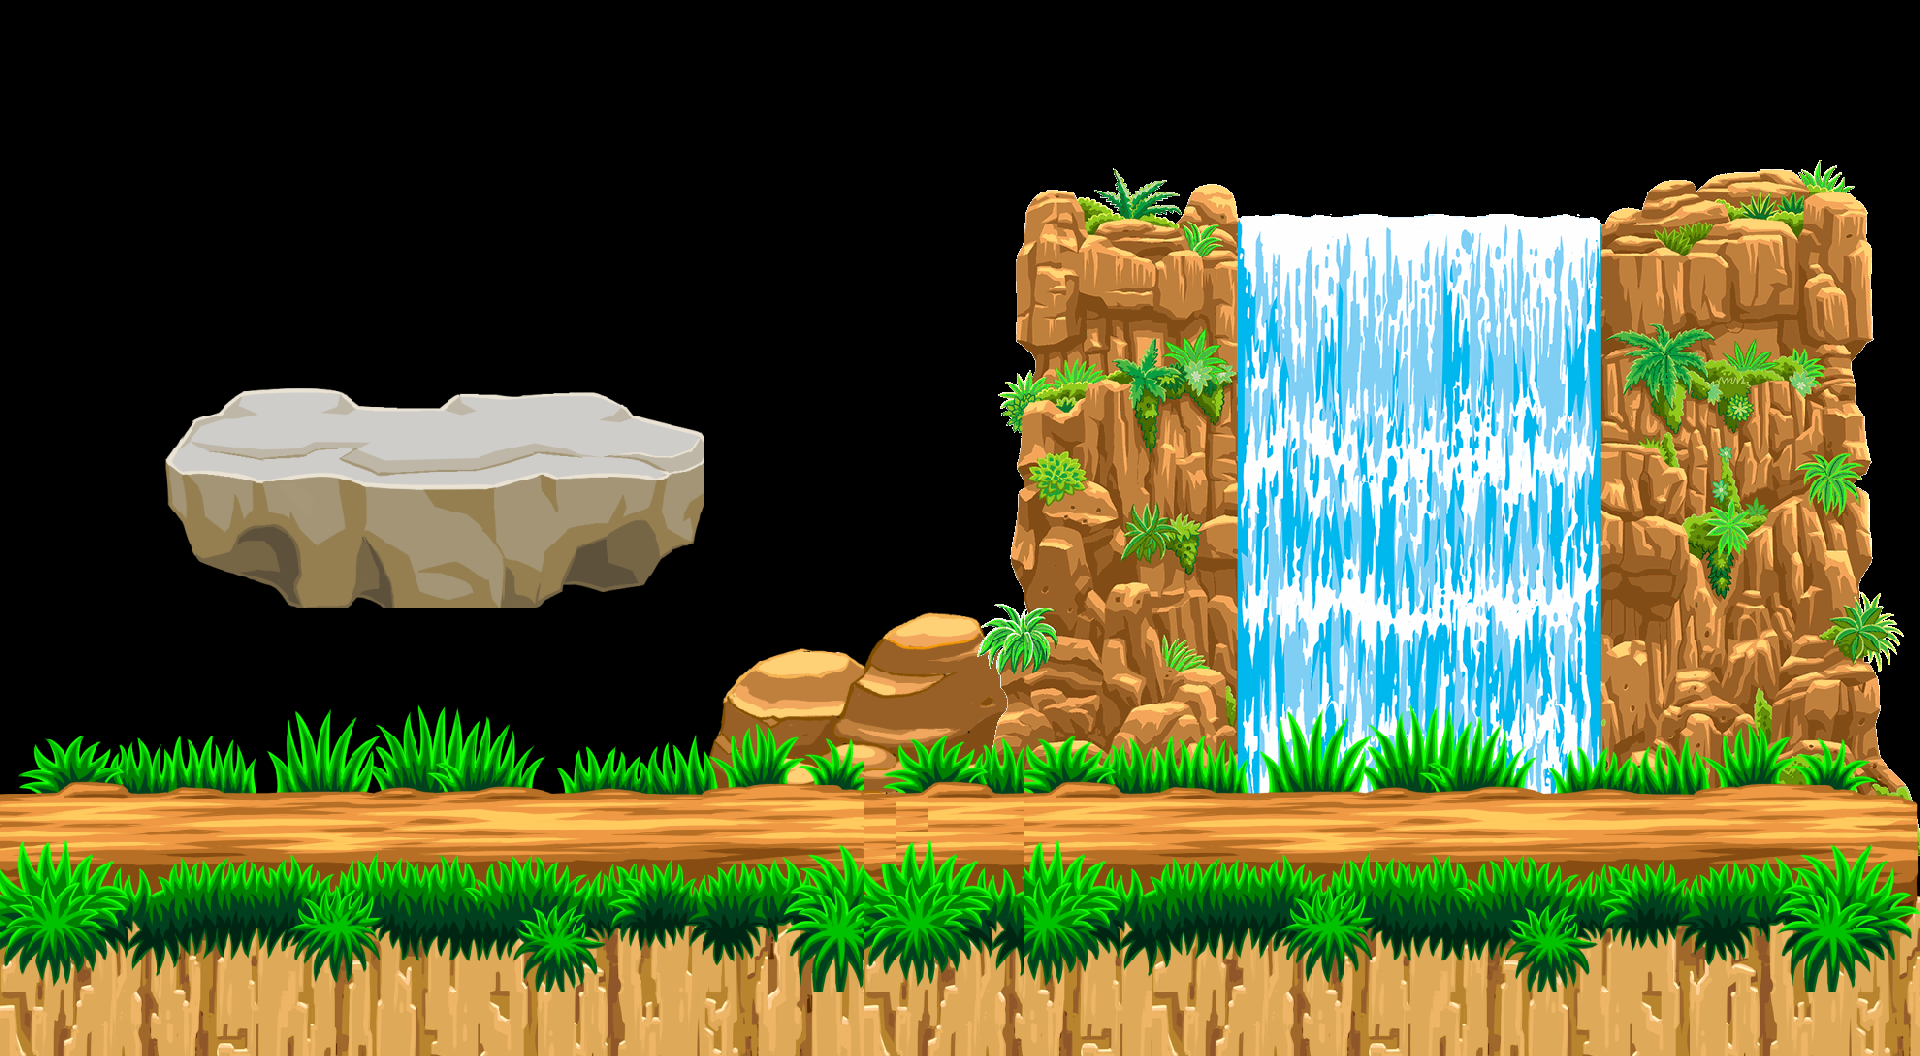

A level layout from a 2D game, rendered from its tile map. Below: a short description, then the map file with tile-grid data replaced by summaries:
An orthogonal 60x33 tile map with 32x32 px tiles, 3 tile layers (RockWall, Tree, Road), 9 tilesets.

<map version="1.8" tiledversion="1.8.5" orientation="orthogonal" renderorder="right-down" width="60" height="33" tilewidth="32" tileheight="32" infinite="0" nextlayerid="4" nextobjectid="1">
 <tileset firstgid="1" name="Waterfall_1024" tilewidth="32" tileheight="32" spacing="2" margin="1" tilecount="690" columns="30">
  <image source="ForestAssets/Animation/Waterfall_1024.gif" width="1024" height="800" />
 </tileset>
 <tileset firstgid="691" name="Dead_Tree_3" tilewidth="32" tileheight="32" spacing="2" margin="1" tilecount="240" columns="15">
  <image source="ForestAssets/Dead Trees/Dead_Tree_3.png" width="512" height="544" />
 </tileset>
 <tileset firstgid="931" name="Dead_Tree_6" tilewidth="32" tileheight="32" spacing="2" margin="1" tilecount="480" columns="30">
  <image source="ForestAssets/Dead Trees/Dead_Tree_6.png" width="1024" height="548" />
 </tileset>
 <tileset firstgid="1411" name="Grass_4" tilewidth="32" tileheight="32" spacing="2" margin="1" tilecount="240" columns="16">
  <image source="ForestAssets/Grass/Grass_4.png" width="569" height="512" />
 </tileset>
 <tileset firstgid="1651" name="Platform_2" tilewidth="32" tileheight="32" spacing="2" margin="1" tilecount="270" columns="30">
  <image source="ForestAssets/Platform/Platform_2.png" width="1024" height="320" />
 </tileset>
 <tileset firstgid="1921" name="Platform_Rock" tilewidth="32" tileheight="32" spacing="2" margin="1" tilecount="119" columns="17">
  <image source="ForestAssets/Platform/Platform_Rock.png" width="592" height="256" />
 </tileset>
 <tileset firstgid="2040" name="Rockpile_2" tilewidth="32" tileheight="32" spacing="2" margin="1" tilecount="77" columns="11">
  <image source="ForestAssets/Rocks/Rockpile_2.png" width="387" height="256" />
 </tileset>
 <tileset firstgid="2117" name="Rockpillar_1" tilewidth="32" tileheight="32" spacing="2" margin="1" tilecount="1890" columns="30">
  <image source="ForestAssets/Rocks/Rockpillar_1.png" width="1024" height="2163" />
 </tileset>
 <tileset firstgid="4007" name="Rock_Wall_2" tilewidth="32" tileheight="32" spacing="2" margin="1" tilecount="480" columns="30">
  <image source="ForestAssets/Rock Wall and Mounds/Rock_Wall_2.png" width="1024" height="569" />
 </tileset>
 <layer id="1" name="RockWall" width="60" height="33">
  <data>[1980 cells, 517 non-empty, 345 distinct tile ids]</data>
 </layer>
 <layer id="3" name="Tree" width="60" height="33">
  <data>[1980 cells, 690 non-empty, 690 distinct tile ids]</data>
 </layer>
 <layer id="2" name="Road" width="60" height="33">
  <data>[1980 cells, 685 non-empty, 296 distinct tile ids]</data>
 </layer>
</map>
